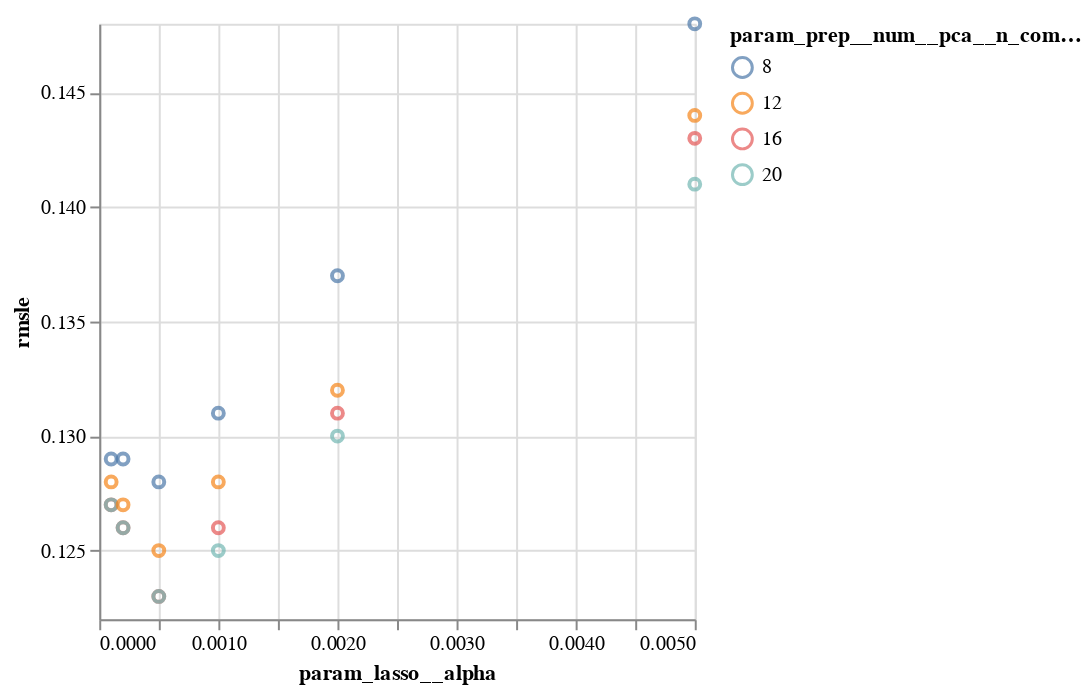

The notebook cell saved with this chart:
### Code cell
cv_results = pd.DataFrame(search_pca_lasso.cv_results_)
cv_results["rmsle"] = np.sqrt(-cv_results.mean_test_score)
# sns.scatterplot(
#     data=cv_results,
#     x="param_lasso__alpha",
#     y="rmsle",
#     hue="param_prep__num__pca__n_components",
# );

alt.Chart(cv_results.round(3)).mark_point().encode(
    x=alt.X('param_lasso__alpha:Q').scale(zero=False),
    y=alt.Y('rmsle:Q').scale(zero=False),
    color='param_prep__num__pca__n_components:N',
    tooltip=['param_lasso__alpha', 'rmsle', 'param_prep__num__pca__n_components']
)

### Figure 1 — Vega specification as saved in the notebook (floating-point values rounded to 4 significant figures)
{"$schema": "https://vega.github.io/schema/vega/v5.json", "data": [{"name": "source_0", "values": [{"param_lasso__alpha": 0.0001, "param_prep__num__pca__n_components": 8, "rmsle": 0.129}, {"param_lasso__alpha": 0.0001, "param_prep__num__pca__n_components": 12, "rmsle": 0.128}, {"param_lasso__alpha": 0.0001, "param_prep__num__pca__n_components": 16, "rmsle": 0.127}, {"param_lasso__alpha": 0.0001, "param_prep__num__pca__n_components": 20, "rmsle": 0.127}, {"param_lasso__alpha": 0.0002, "param_prep__num__pca__n_components": 8, "rmsle": 0.129}, {"param_lasso__alpha": 0.0002, "param_prep__num__pca__n_components": 12, "rmsle": 0.127}, {"param_lasso__alpha": 0.0002, "param_prep__num__pca__n_components": 16, "rmsle": 0.126}, {"param_lasso__alpha": 0.0002, "param_prep__num__pca__n_components": 20, "rmsle": 0.126}, {"param_lasso__alpha": 0.0005, "param_prep__num__pca__n_components": 8, "rmsle": 0.128}, {"param_lasso__alpha": 0.0005, "param_prep__num__pca__n_components": 12, "rmsle": 0.125}, {"param_lasso__alpha": 0.0005, "param_prep__num__pca__n_components": 16, "rmsle": 0.123}, {"param_lasso__alpha": 0.0005, "param_prep__num__pca__n_components": 20, "rmsle": 0.123}, {"param_lasso__alpha": 0.001, "param_prep__num__pca__n_components": 8, "rmsle": 0.131}, {"param_lasso__alpha": 0.001, "param_prep__num__pca__n_components": 12, "rmsle": 0.128}, {"param_lasso__alpha": 0.001, "param_prep__num__pca__n_components": 16, "rmsle": 0.126}, {"param_lasso__alpha": 0.001, "param_prep__num__pca__n_components": 20, "rmsle": 0.125}, {"param_lasso__alpha": 0.002, "param_prep__num__pca__n_components": 8, "rmsle": 0.137}, {"param_lasso__alpha": 0.002, "param_prep__num__pca__n_components": 12, "rmsle": 0.132}, {"param_lasso__alpha": 0.002, "param_prep__num__pca__n_components": 16, "rmsle": 0.131}, {"param_lasso__alpha": 0.002, "param_prep__num__pca__n_components": 20, "rmsle": 0.13}, {"param_lasso__alpha": 0.005, "param_prep__num__pca__n_components": 8, "rmsle": 0.148}, {"param_lasso__alpha": 0.005, "param_prep__num__pca__n_components": 12, "rmsle": 0.144}, {"param_lasso__alpha": 0.005, "param_prep__num__pca__n_components": 16, "rmsle": 0.143}, {"param_lasso__alpha": 0.005, "param_prep__num__pca__n_components": 20, "rmsle": 0.141}]}, {"name": "source_0_x_domain_param_lasso__alpha", "values": [{"min": 0.0001, "max": 0.005}]}, {"name": "source_0_y_domain_rmsle", "values": [{"min": 0.123, "max": 0.148}]}, {"name": "source_0_color_domain_param_prep__num__pca__n_components", "values": [{"param_prep__num__pca__n_components": 8}, {"param_prep__num__pca__n_components": 12}, {"param_prep__num__pca__n_components": 16}, {"param_prep__num__pca__n_components": 20}]}], "marks": [{"type": "symbol", "name": "marks", "from": {"data": "source_0"}, "encode": {"update": {"stroke": {"field": "param_prep__num__pca__n_components", "scale": "color"}, "x": {"field": "param_lasso__alpha", "scale": "x"}, "opacity": {"value": 0.7}, "fill": {"value": "transparent"}, "ariaRoleDescription": {"value": "point"}, "tooltip": {"signal": "{\"param_lasso__alpha\": format(datum[\"param_lasso__alpha\"], \"\"), \"rmsle\": format(datum[\"rmsle\"], \"\"), \"param_prep__num__pca__n_components\": format(datum[\"param_prep__num__pca__n_components\"], \"\")}"}, "description": {"signal": "\"param_lasso__alpha: \" + (format(datum[\"param_lasso__alpha\"], \"\")) + \"; rmsle: \" + (format(datum[\"rmsle\"], \"\")) + \"; param_prep__num__pca__n_components: \" + (isValid(datum[\"param_prep__num__pca__n_components\"]) ? datum[\"param_prep__num__pca__n_components\"] : \"\"+datum[\"param_prep__num__pca__n_components\"])"}, "y": {"field": "rmsle", "scale": "y"}}}, "style": ["point"]}], "scales": [{"name": "x", "type": "linear", "domain": [{"signal": "(data(\"source_0_x_domain_param_lasso__alpha\")[0] || {}).min"}, {"signal": "(data(\"source_0_x_domain_param_lasso__alpha\")[0] || {}).max"}], "range": [0, {"signal": "width"}], "nice": true, "zero": false}, {"name": "y", "type": "linear", "domain": [{"signal": "(data(\"source_0_y_domain_rmsle\")[0] || {}).min"}, {"signal": "(data(\"source_0_y_domain_rmsle\")[0] || {}).max"}], "range": [{"signal": "height"}, 0], "zero": false, "nice": true}, {"name": "color", "type": "ordinal", "domain": {"data": "source_0_color_domain_param_prep__num__pca__n_components", "field": "param_prep__num__pca__n_components", "sort": true}, "range": "category"}], "axes": [{"scale": "x", "grid": true, "labels": false, "gridScale": "y", "aria": false, "orient": "bottom", "minExtent": 0, "zindex": 0, "tickCount": {"signal": "ceil(width/40)"}, "ticks": false, "domain": false, "maxExtent": 0}, {"scale": "y", "aria": false, "labels": false, "grid": true, "ticks": false, "tickCount": {"signal": "ceil(height/40)"}, "domain": false, "minExtent": 0, "gridScale": "x", "orient": "left", "maxExtent": 0, "zindex": 0}, {"scale": "x", "tickCount": {"signal": "ceil(width/40)"}, "orient": "bottom", "grid": false, "labelFlush": true, "title": "param_lasso__alpha", "labelOverlap": true, "zindex": 0}, {"scale": "y", "tickCount": {"signal": "ceil(height/40)"}, "zindex": 0, "title": "rmsle", "orient": "left", "grid": false, "labelOverlap": true}], "style": "cell", "legends": [{"stroke": "color", "symbolType": "circle", "title": "param_prep__num__pca__n_components", "encode": {"symbols": {"update": {"fill": {"value": "transparent"}, "opacity": {"value": 0.7}}}}}], "width": 300, "padding": 5, "height": 300, "background": "white"}
